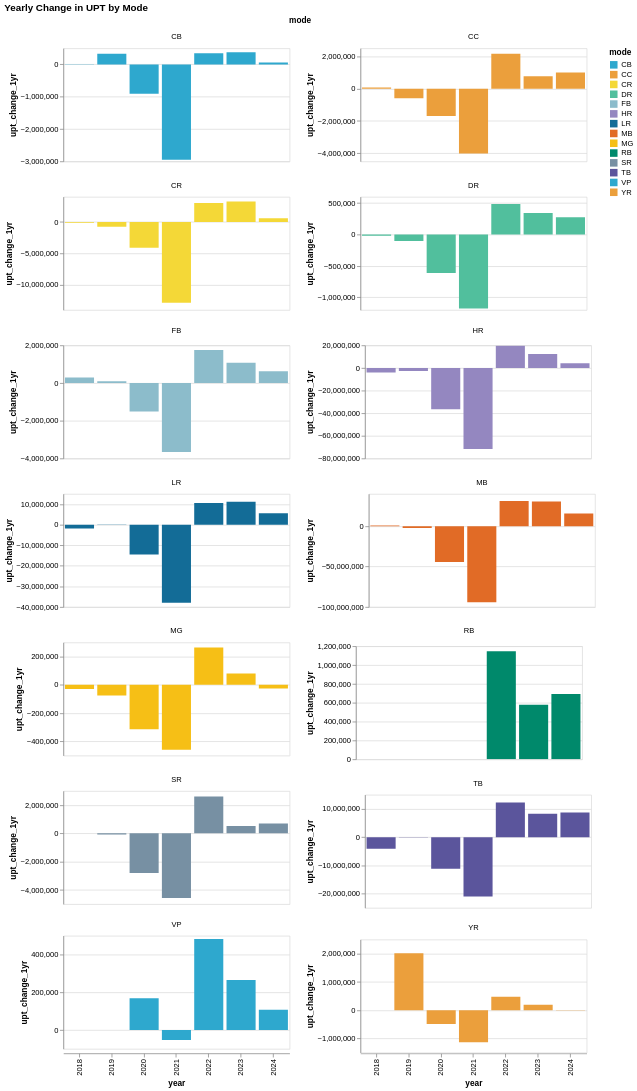

Here is the notebook cell this chart was saved with:
### Code cell
make_base_chart(
    by_mode_long2,
    x_col = "year:O",
    y_col="upt_change_1yr",
    color_col = "mode",
    tooltip_cols=["year", "upt_change_1yr", "mode", "rtpa_name"],
).mark_bar().facet(
    "mode", columns=2, title=""
).resolve_scale(y="independent").properties(title="Yearly Change in UPT by Mode")

### Figure 1 — Vega specification as saved in the notebook (floating-point values rounded to 4 significant figures)
{"$schema": "https://vega.github.io/schema/vega/v6.json", "data": [{"name": "param_1e9efca18e7a2868_store"}, {"name": "source_0", "values": [{"mode": "CB", "year": 2018, "rtpa_name": "Metropolitan Transportation Commission", "upt": 3994122, "upt_prior_year": 3987964, "upt_change_1yr": 6158, "pct_change_1_yr": 0.15, "upt_change_1yr_end": 6158.0, "upt_change_1yr_start": 0.0}, {"mode": "CC", "year": 2018, "rtpa_name": "Metropolitan Transportation Commission", "upt": 6292346, "upt_prior_year": 6224072, "upt_change_1yr": 68274, "pct_change_1_yr": 1.1, "upt_change_1yr_end": 68270.0, "upt_change_1yr_start": 0.0}, {"mode": "CR", "year": 2018, "rtpa_name": "Metropolitan Transportation Commission", "upt": 19140909, "upt_prior_year": 18648850, "upt_change_1yr": -143970, "pct_change_1_yr": 2.64, "upt_change_1yr_end": -144000.0, "upt_change_1yr_start": 0.0}, {"mode": "DR", "year": 2018, "rtpa_name": "Metropolitan Transportation Commission", "upt": 2914104, "upt_prior_year": 2934337, "upt_change_1yr": -20233, "pct_change_1_yr": -0.69, "upt_change_1yr_end": -20230.0, "upt_change_1yr_start": 0.0}, {"mode": "FB", "year": 2018, "rtpa_name": "Metropolitan Transportation Commission", "upt": 5422537, "upt_prior_year": 5132488, "upt_change_1yr": 290049, "pct_change_1_yr": 5.65, "upt_change_1yr_end": 290000.0, "upt_change_1yr_start": 0.0}, {"mode": "HR", "year": 2018, "rtpa_name": "Metropolitan Transportation Commission", "upt": 127874512, "upt_prior_year": 131810212, "upt_change_1yr": -3935700, "pct_change_1_yr": -2.99, "upt_change_1yr_end": -3936000.0, "upt_change_1yr_start": 0.0}, {"mode": "LR", "year": 2018, "rtpa_name": "Metropolitan Transportation Commission", "upt": 58340687, "upt_prior_year": 60125250, "upt_change_1yr": -1784563, "pct_change_1_yr": -2.97, "upt_change_1yr_end": -1785000.0, "upt_change_1yr_start": 0.0}, {"mode": "MB", "year": 2018, "rtpa_name": "Metropolitan Transportation Commission", "upt": 221977317, "upt_prior_year": 221000044, "upt_change_1yr": 977273, "pct_change_1_yr": 0.44, "upt_change_1yr_end": 977300.0, "upt_change_1yr_start": 0.0}, {"mode": "MG", "year": 2018, "rtpa_name": "Metropolitan Transportation Commission", "upt": 962251, "upt_prior_year": 991854, "upt_change_1yr": -29603, "pct_change_1_yr": -2.98, "upt_change_1yr_end": -29600.0, "upt_change_1yr_start": 0.0}, {"mode": "RB", "year": 2018, "rtpa_name": "Metropolitan Transportation Commission", "upt": 0, "upt_prior_year": 0, "upt_change_1yr": 0, "pct_change_1_yr": null, "upt_change_1yr_end": 0.0, "upt_change_1yr_start": 0.0}, {"mode": "SR", "year": 2018, "rtpa_name": "Metropolitan Transportation Commission", "upt": 7475775, "upt_prior_year": 7471854, "upt_change_1yr": 3921, "pct_change_1_yr": 0.05, "upt_change_1yr_end": 3921.0, "upt_change_1yr_start": 0.0}, {"mode": "TB", "year": 2018, "rtpa_name": "Metropolitan Transportation Commission", "upt": 49199803, "upt_prior_year": 53301250, "upt_change_1yr": -4101447, "pct_change_1_yr": -7.69, "upt_change_1yr_end": -4101000.0, "upt_change_1yr_start": 0.0}, {"mode": "VP", "year": 2018, "rtpa_name": "Metropolitan Transportation Commission", "upt": 0, "upt_prior_year": 0, "upt_change_1yr": 0, "pct_change_1_yr": null, "upt_change_1yr_end": 0.0, "upt_change_1yr_start": 0.0}, {"mode": "YR", "year": 2018, "rtpa_name": "Metropolitan Transportation Commission", "upt": 207580, "upt_prior_year": 0, "upt_change_1yr": 0, "pct_change_1_yr": null, "upt_change_1yr_end": 0.0, "upt_change_1yr_start": 0.0}, {"mode": "CB", "year": 2019, "rtpa_name": "Metropolitan Transportation Commission", "upt": 4321725, "upt_prior_year": 3994122, "upt_change_1yr": 327603, "pct_change_1_yr": 8.2, "upt_change_1yr_end": 327600.0, "upt_change_1yr_start": 0.0}, {"mode": "CC", "year": 2019, "rtpa_name": "Metropolitan Transportation Commission", "upt": 5703705, "upt_prior_year": 6292346, "upt_change_1yr": -588641, "pct_change_1_yr": -9.35, "upt_change_1yr_end": -588600.0, "upt_change_1yr_start": 0.0}, {"mode": "CR", "year": 2019, "rtpa_name": "Metropolitan Transportation Commission", "upt": 18379620, "upt_prior_year": 19140909, "upt_change_1yr": -761289, "pct_change_1_yr": -3.98, "upt_change_1yr_end": -761300.0, "upt_change_1yr_start": 0.0}, {"mode": "DR", "year": 2019, "rtpa_name": "Metropolitan Transportation Commission", "upt": 2873547, "upt_prior_year": 2914104, "upt_change_1yr": -103826, "pct_change_1_yr": -1.39, "upt_change_1yr_end": -103800.0, "upt_change_1yr_start": 0.0}, {"mode": "FB", "year": 2019, "rtpa_name": "Metropolitan Transportation Commission", "upt": 5519080, "upt_prior_year": 5422537, "upt_change_1yr": 96543, "pct_change_1_yr": 1.78, "upt_change_1yr_end": 96540.0, "upt_change_1yr_start": 0.0}, {"mode": "HR", "year": 2019, "rtpa_name": "Metropolitan Transportation Commission", "upt": 125105460, "upt_prior_year": 127874512, "upt_change_1yr": -2769052, "pct_change_1_yr": -2.17, "upt_change_1yr_end": -2769000.0, "upt_change_1yr_start": 0.0}, {"mode": "LR", "year": 2019, "rtpa_name": "Metropolitan Transportation Commission", "upt": 58233666, "upt_prior_year": 58340687, "upt_change_1yr": -107021, "pct_change_1_yr": -0.18, "upt_change_1yr_end": -107000.0, "upt_change_1yr_start": 0.0}, {"mode": "MB", "year": 2019, "rtpa_name": "Metropolitan Transportation Commission", "upt": 219670609, "upt_prior_year": 221977317, "upt_change_1yr": -2315604, "pct_change_1_yr": -1.04, "upt_change_1yr_end": -2316000.0, "upt_change_1yr_start": 0.0}, {"mode": "MG", "year": 2019, "rtpa_name": "Metropolitan Transportation Commission", "upt": 886515, "upt_prior_year": 962251, "upt_change_1yr": -75736, "pct_change_1_yr": -7.87, "upt_change_1yr_end": -75740.0, "upt_change_1yr_start": 0.0}, {"mode": "RB", "year": 2019, "rtpa_name": "Metropolitan Transportation Commission", "upt": 0, "upt_prior_year": 0, "upt_change_1yr": 0, "pct_change_1_yr": null, "upt_change_1yr_end": 0.0, "upt_change_1yr_start": 0.0}, {"mode": "SR", "year": 2019, "rtpa_name": "Metropolitan Transportation Commission", "upt": 7386518, "upt_prior_year": 7475775, "upt_change_1yr": -89257, "pct_change_1_yr": -1.19, "upt_change_1yr_end": -89260.0, "upt_change_1yr_start": 0.0}, {"mode": "TB", "year": 2019, "rtpa_name": "Metropolitan Transportation Commission", "upt": 49247910, "upt_prior_year": 49199803, "upt_change_1yr": 48107, "pct_change_1_yr": 0.1, "upt_change_1yr_end": 48110.0, "upt_change_1yr_start": 0.0}, {"mode": "VP", "year": 2019, "rtpa_name": "Metropolitan Transportation Commission", "upt": 251570, "upt_prior_year": 0, "upt_change_1yr": 0, "pct_change_1_yr": null, "upt_change_1yr_end": 0.0, "upt_change_1yr_start": 0.0}, {"mode": "YR", "year": 2019, "rtpa_name": "Metropolitan Transportation Commission", "upt": 2225056, "upt_prior_year": 207580, "upt_change_1yr": 2017476, "pct_change_1_yr": 971.9, "upt_change_1yr_end": 2017000.0, "upt_change_1yr_start": 0.0}, {"mode": "CB", "year": 2020, "rtpa_name": "Metropolitan Transportation Commission", "upt": 3415121, "upt_prior_year": 4321725, "upt_change_1yr": -906604, "pct_change_1_yr": -20.98, "upt_change_1yr_end": -906600.0, "upt_change_1yr_start": 0.0}, {"mode": "CC", "year": 2020, "rtpa_name": "Metropolitan Transportation Commission", "upt": 4012470, "upt_prior_year": 5703705, "upt_change_1yr": -1691235, "pct_change_1_yr": -29.65, "upt_change_1yr_end": -1691000.0, "upt_change_1yr_start": 0.0}, {"mode": "CR", "year": 2020, "rtpa_name": "Metropolitan Transportation Commission", "upt": 14259819, "upt_prior_year": 18379620, "upt_change_1yr": -4119801, "pct_change_1_yr": -22.42, "upt_change_1yr_end": -4120000.0, "upt_change_1yr_start": 0.0}, {"mode": "DR", "year": 2020, "rtpa_name": "Metropolitan Transportation Commission", "upt": 2258863, "upt_prior_year": 2873547, "upt_change_1yr": -614785, "pct_change_1_yr": -21.39, "upt_change_1yr_end": -614800.0, "upt_change_1yr_start": 0.0}, {"mode": "FB", "year": 2020, "rtpa_name": "Metropolitan Transportation Commission", "upt": 4011364, "upt_prior_year": 5519080, "upt_change_1yr": -1507716, "pct_change_1_yr": -27.32, "upt_change_1yr_end": -1508000.0, "upt_change_1yr_start": 0.0}, {"mode": "HR", "year": 2020, "rtpa_name": "Metropolitan Transportation Commission", "upt": 88698878, "upt_prior_year": 125105460, "upt_change_1yr": -36406582, "pct_change_1_yr": -29.1, "upt_change_1yr_end": -36410000.0, "upt_change_1yr_start": 0.0}, {"mode": "LR", "year": 2020, "rtpa_name": "Metropolitan Transportation Commission", "upt": 43700994, "upt_prior_year": 58233666, "upt_change_1yr": -14532672, "pct_change_1_yr": -24.96, "upt_change_1yr_end": -14530000.0, "upt_change_1yr_start": 0.0}, {"mode": "MB", "year": 2020, "rtpa_name": "Metropolitan Transportation Commission", "upt": 175385728, "upt_prior_year": 219670609, "upt_change_1yr": -44284881, "pct_change_1_yr": -20.16, "upt_change_1yr_end": -44280000.0, "upt_change_1yr_start": 0.0}, {"mode": "MG", "year": 2020, "rtpa_name": "Metropolitan Transportation Commission", "upt": 573123, "upt_prior_year": 886515, "upt_change_1yr": -313392, "pct_change_1_yr": -35.35, "upt_change_1yr_end": -313400.0, "upt_change_1yr_start": 0.0}, {"mode": "RB", "year": 2020, "rtpa_name": "Metropolitan Transportation Commission", "upt": 0, "upt_prior_year": 0, "upt_change_1yr": 0, "pct_change_1_yr": null, "upt_change_1yr_end": 0.0, "upt_change_1yr_start": 0.0}, {"mode": "SR", "year": 2020, "rtpa_name": "Metropolitan Transportation Commission", "upt": 4580227, "upt_prior_year": 7386518, "upt_change_1yr": -2806291, "pct_change_1_yr": -37.99, "upt_change_1yr_end": -2806000.0, "upt_change_1yr_start": 0.0}, {"mode": "TB", "year": 2020, "rtpa_name": "Metropolitan Transportation Commission", "upt": 38098301, "upt_prior_year": 49247910, "upt_change_1yr": -11149609, "pct_change_1_yr": -22.64, "upt_change_1yr_end": -11150000.0, "upt_change_1yr_start": 0.0}, {"mode": "VP", "year": 2020, "rtpa_name": "Metropolitan Transportation Commission", "upt": 419614, "upt_prior_year": 251570, "upt_change_1yr": 168044, "pct_change_1_yr": 66.8, "upt_change_1yr_end": 168000.0, "upt_change_1yr_start": 0.0}, {"mode": "YR", "year": 2020, "rtpa_name": "Metropolitan Transportation Commission", "upt": 1734970, "upt_prior_year": 2225056, "upt_change_1yr": -490086, "pct_change_1_yr": -22.03, "upt_change_1yr_end": -490100.0, "upt_change_1yr_start": 0.0}, {"mode": "CB", "year": 2021, "rtpa_name": "Metropolitan Transportation Commission", "upt": 464816, "upt_prior_year": 3415121, "upt_change_1yr": -2950305, "pct_change_1_yr": -86.39, "upt_change_1yr_end": -2950000.0, "upt_change_1yr_start": 0.0}, {"mode": "CC", "year": 2021, "rtpa_name": "Metropolitan Transportation Commission", "upt": 0, "upt_prior_year": 4012470, "upt_change_1yr": -4012470, "pct_change_1_yr": -100.0, "upt_change_1yr_end": -4012000.0, "upt_change_1yr_start": 0.0}, {"mode": "CR", "year": 2021, "rtpa_name": "Metropolitan Transportation Commission", "upt": 1385933, "upt_prior_year": 14259819, "upt_change_1yr": -12873886, "pct_change_1_yr": -90.28, "upt_change_1yr_end": -12870000.0, "upt_change_1yr_start": 0.0}, {"mode": "DR", "year": 2021, "rtpa_name": "Metropolitan Transportation Commission", "upt": 997032, "upt_prior_year": 2258863, "upt_change_1yr": -1179035, "pct_change_1_yr": -55.86, "upt_change_1yr_end": -1179000.0, "upt_change_1yr_start": 0.0}, {"mode": "FB", "year": 2021, "rtpa_name": "Metropolitan Transportation Commission", "upt": 354359, "upt_prior_year": 4011364, "upt_change_1yr": -3657005, "pct_change_1_yr": -91.17, "upt_change_1yr_end": -3657000.0, "upt_change_1yr_start": 0.0}, {"mode": "HR", "year": 2021, "rtpa_name": "Metropolitan Transportation Commission", "upt": 17125273, "upt_prior_year": 88698878, "upt_change_1yr": -71573605, "pct_change_1_yr": -80.69, "upt_change_1yr_end": -71570000.0, "upt_change_1yr_start": 0.0}, {"mode": "LR", "year": 2021, "rtpa_name": "Metropolitan Transportation Commission", "upt": 5764048, "upt_prior_year": 43700994, "upt_change_1yr": -37936946, "pct_change_1_yr": -86.81, "upt_change_1yr_end": -37940000.0, "upt_change_1yr_start": 0.0}, {"mode": "MB", "year": 2021, "rtpa_name": "Metropolitan Transportation Commission", "upt": 80746912, "upt_prior_year": 175385728, "upt_change_1yr": -94263628, "pct_change_1_yr": -53.96, "upt_change_1yr_end": -94260000.0, "upt_change_1yr_start": 0.0}, {"mode": "MG", "year": 2021, "rtpa_name": "Metropolitan Transportation Commission", "upt": 112981, "upt_prior_year": 573123, "upt_change_1yr": -460142, "pct_change_1_yr": -80.29, "upt_change_1yr_end": -460100.0, "upt_change_1yr_start": 0.0}, {"mode": "RB", "year": 2021, "rtpa_name": "Metropolitan Transportation Commission", "upt": 2379425, "upt_prior_year": 0, "upt_change_1yr": 0, "pct_change_1_yr": null, "upt_change_1yr_end": 0.0, "upt_change_1yr_start": 0.0}, {"mode": "SR", "year": 2021, "rtpa_name": "Metropolitan Transportation Commission", "upt": 0, "upt_prior_year": 4580227, "upt_change_1yr": -4580227, "pct_change_1_yr": -100.0, "upt_change_1yr_end": -4580000.0, "upt_change_1yr_start": 0.0}, {"mode": "TB", "year": 2021, "rtpa_name": "Metropolitan Transportation Commission", "upt": 17107393, "upt_prior_year": 38098301, "upt_change_1yr": -20990908, "pct_change_1_yr": -55.1, "upt_change_1yr_end": -20990000.0, "upt_change_1yr_start": 0.0}, {"mode": "VP", "year": 2021, "rtpa_name": "Metropolitan Transportation Commission", "upt": 365827, "upt_prior_year": 419614, "upt_change_1yr": -53787, "pct_change_1_yr": -12.82, "upt_change_1yr_end": -53790.0, "upt_change_1yr_start": 0.0}, {"mode": "YR", "year": 2021, "rtpa_name": "Metropolitan Transportation Commission", "upt": 601424, "upt_prior_year": 1734970, "upt_change_1yr": -1133546, "pct_change_1_yr": -65.34, "upt_change_1yr_end": -1134000.0, "upt_change_1yr_start": 0.0}, {"mode": "CB", "year": 2022, "rtpa_name": "Metropolitan Transportation Commission", "upt": 810285, "upt_prior_year": 464816, "upt_change_1yr": 345469, "pct_change_1_yr": 74.32, "upt_change_1yr_end": 345500.0, "upt_change_1yr_start": 0.0}, {"mode": "CC", "year": 2022, "rtpa_name": "Metropolitan Transportation Commission", "upt": 2154157, "upt_prior_year": 0, "upt_change_1yr": 2154157, "pct_change_1_yr": null, "upt_change_1yr_end": 2154000.0, "upt_change_1yr_start": 0.0}, {"mode": "CR", "year": 2022, "rtpa_name": "Metropolitan Transportation Commission", "upt": 4409157, "upt_prior_year": 1385933, "upt_change_1yr": 3023224, "pct_change_1_yr": 218.1, "upt_change_1yr_end": 3023000.0, "upt_change_1yr_start": 0.0}, {"mode": "DR", "year": 2022, "rtpa_name": "Metropolitan Transportation Commission", "upt": 1467828, "upt_prior_year": 997032, "upt_change_1yr": 485756, "pct_change_1_yr": 47.22, "upt_change_1yr_end": 485800.0, "upt_change_1yr_start": 0.0}, {"mode": "FB", "year": 2022, "rtpa_name": "Metropolitan Transportation Commission", "upt": 2102905, "upt_prior_year": 354359, "upt_change_1yr": 1748546, "pct_change_1_yr": 493.4, "upt_change_1yr_end": 1749000.0, "upt_change_1yr_start": 0.0}, {"mode": "HR", "year": 2022, "rtpa_name": "Metropolitan Transportation Commission", "upt": 36774619, "upt_prior_year": 17125273, "upt_change_1yr": 19649346, "pct_change_1_yr": 114.7, "upt_change_1yr_end": 19650000.0, "upt_change_1yr_start": 0.0}, {"mode": "LR", "year": 2022, "rtpa_name": "Metropolitan Transportation Commission", "upt": 16294143, "upt_prior_year": 5764048, "upt_change_1yr": 10530095, "pct_change_1_yr": 182.7, "upt_change_1yr_end": 10530000.0, "upt_change_1yr_start": 0.0}, {"mode": "MB", "year": 2022, "rtpa_name": "Metropolitan Transportation Commission", "upt": 111981469, "upt_prior_year": 80746912, "upt_change_1yr": 31234557, "pct_change_1_yr": 38.68, "upt_change_1yr_end": 31230000.0, "upt_change_1yr_start": 0.0}, {"mode": "MG", "year": 2022, "rtpa_name": "Metropolitan Transportation Commission", "upt": 377608, "upt_prior_year": 112981, "upt_change_1yr": 264627, "pct_change_1_yr": 234.2, "upt_change_1yr_end": 264600.0, "upt_change_1yr_start": 0.0}, {"mode": "RB", "year": 2022, "rtpa_name": "Metropolitan Transportation Commission", "upt": 3526675, "upt_prior_year": 2379425, "upt_change_1yr": 1147250, "pct_change_1_yr": 48.22, "upt_change_1yr_end": 1147000.0, "upt_change_1yr_start": 0.0}, {"mode": "SR", "year": 2022, "rtpa_name": "Metropolitan Transportation Commission", "upt": 2611080, "upt_prior_year": 0, "upt_change_1yr": 2611080, "pct_change_1_yr": null, "upt_change_1yr_end": 2611000.0, "upt_change_1yr_start": 0.0}, {"mode": "TB", "year": 2022, "rtpa_name": "Metropolitan Transportation Commission", "upt": 29389681, "upt_prior_year": 17107393, "upt_change_1yr": 12282288, "pct_change_1_yr": 71.8, "upt_change_1yr_end": 12280000.0, "upt_change_1yr_start": 0.0}, {"mode": "VP", "year": 2022, "rtpa_name": "Metropolitan Transportation Commission", "upt": 848736, "upt_prior_year": 365827, "upt_change_1yr": 482909, "pct_change_1_yr": 132.0, "upt_change_1yr_end": 482900.0, "upt_change_1yr_start": 0.0}, {"mode": "YR", "year": 2022, "rtpa_name": "Metropolitan Transportation Commission", "upt": 1071845, "upt_prior_year": 601424, "upt_change_1yr": 470421, "pct_change_1_yr": 78.22, "upt_change_1yr_end": 470400.0, "upt_change_1yr_start": 0.0}, {"mode": "CB", "year": 2023, "rtpa_name": "Metropolitan Transportation Commission", "upt": 1184919, "upt_prior_year": 810285, "upt_change_1yr": 374634, "pct_change_1_yr": 46.23, "upt_change_1yr_end": 374600.0, "upt_change_1yr_start": 0.0}, {"mode": "CC", "year": 2023, "rtpa_name": "Metropolitan Transportation Commission", "upt": 2926495, "upt_prior_year": 2154157, "upt_change_1yr": 772338, "pct_change_1_yr": 35.85, "upt_change_1yr_end": 772300.0, "upt_change_1yr_start": 0.0}, {"mode": "CR", "year": 2023, "rtpa_name": "Metropolitan Transportation Commission", "upt": 7652215, "upt_prior_year": 4409157, "upt_change_1yr": 3243058, "pct_change_1_yr": 73.55, "upt_change_1yr_end": 3243000.0, "upt_change_1yr_start": 0.0}, {"mode": "DR", "year": 2023, "rtpa_name": "Metropolitan Transportation Commission", "upt": 1809600, "upt_prior_year": 1467828, "upt_change_1yr": 341772, "pct_change_1_yr": 23.28, "upt_change_1yr_end": 341800.0, "upt_change_1yr_start": 0.0}, {"mode": "FB", "year": 2023, "rtpa_name": "Metropolitan Transportation Commission", "upt": 3180328, "upt_prior_year": 2102905, "upt_change_1yr": 1077423, "pct_change_1_yr": 51.23, "upt_change_1yr_end": 1077000.0, "upt_change_1yr_start": 0.0}, {"mode": "HR", "year": 2023, "rtpa_name": "Metropolitan Transportation Commission", "upt": 49043322, "upt_prior_year": 36774619, "upt_change_1yr": 12268703, "pct_change_1_yr": 33.36, "upt_change_1yr_end": 12270000.0, "upt_change_1yr_start": 0.0}, {"mode": "LR", "year": 2023, "rtpa_name": "Metropolitan Transportation Commission", "upt": 27429117, "upt_prior_year": 16294143, "upt_change_1yr": 11134974, "pct_change_1_yr": 68.34, "upt_change_1yr_end": 11130000.0, "upt_change_1yr_start": 0.0}, {"mode": "MB", "year": 2023, "rtpa_name": "Metropolitan Transportation Commission", "upt": 142687321, "upt_prior_year": 111981469, "upt_change_1yr": 30705852, "pct_change_1_yr": 27.42, "upt_change_1yr_end": 30710000.0, "upt_change_1yr_start": 0.0}, {"mode": "MG", "year": 2023, "rtpa_name": "Metropolitan Transportation Commission", "upt": 457366, "upt_prior_year": 377608, "upt_change_1yr": 79758, "pct_change_1_yr": 21.12, "upt_change_1yr_end": 79760.0, "upt_change_1yr_start": 0.0}, {"mode": "RB", "year": 2023, "rtpa_name": "Metropolitan Transportation Commission", "upt": 4106130, "upt_prior_year": 3526675, "upt_change_1yr": 579455, "pct_change_1_yr": 16.43, "upt_change_1yr_end": 579500.0, "upt_change_1yr_start": 0.0}, {"mode": "SR", "year": 2023, "rtpa_name": "Metropolitan Transportation Commission", "upt": 3136144, "upt_prior_year": 2611080, "upt_change_1yr": 525064, "pct_change_1_yr": 20.11, "upt_change_1yr_end": 525100.0, "upt_change_1yr_start": 0.0}, {"mode": "TB", "year": 2023, "rtpa_name": "Metropolitan Transportation Commission", "upt": 37694490, "upt_prior_year": 29389681, "upt_change_1yr": 8304809, "pct_change_1_yr": 28.26, "upt_change_1yr_end": 8305000.0, "upt_change_1yr_start": 0.0}, {"mode": "VP", "year": 2023, "rtpa_name": "Metropolitan Transportation Commission", "upt": 1113315, "upt_prior_year": 848736, "upt_change_1yr": 264579, "pct_change_1_yr": 31.17, "upt_change_1yr_end": 264600.0, "upt_change_1yr_start": 0.0}, {"mode": "YR", "year": 2023, "rtpa_name": "Metropolitan Transportation Commission", "upt": 1263714, "upt_prior_year": 1071845, "upt_change_1yr": 191869, "pct_change_1_yr": 17.9, "upt_change_1yr_end": 191900.0, "upt_change_1yr_start": 0.0}, {"mode": "CB", "year": 2024, "rtpa_name": "Metropolitan Transportation Commission", "upt": 1235412, "upt_prior_year": 1184919, "upt_change_1yr": 57646, "pct_change_1_yr": 4.26, "upt_change_1yr_end": 57650.0, "upt_change_1yr_start": 0.0}, {"mode": "CC", "year": 2024, "rtpa_name": "Metropolitan Transportation Commission", "upt": 3925803, "upt_prior_year": 2926495, "upt_change_1yr": 999308, "pct_change_1_yr": 34.15, "upt_change_1yr_end": 999300.0, "upt_change_1yr_start": 0.0}, {"mode": "CR", "year": 2024, "rtpa_name": "Metropolitan Transportation Commission", "upt": 8255275, "upt_prior_year": 7652215, "upt_change_1yr": 603060, "pct_change_1_yr": 7.88, "upt_change_1yr_end": 603100.0, "upt_change_1yr_start": 0.0}, {"mode": "DR", "year": 2024, "rtpa_name": "Metropolitan Transportation Commission", "upt": 2088194, "upt_prior_year": 1809600, "upt_change_1yr": 275042, "pct_change_1_yr": 15.4, "upt_change_1yr_end": 275000.0, "upt_change_1yr_start": 0.0}, {"mode": "FB", "year": 2024, "rtpa_name": "Metropolitan Transportation Commission", "upt": 3809735, "upt_prior_year": 3180328, "upt_change_1yr": 629407, "pct_change_1_yr": 19.79, "upt_change_1yr_end": 629400.0, "upt_change_1yr_start": 0.0}, {"mode": "HR", "year": 2024, "rtpa_name": "Metropolitan Transportation Commission", "upt": 53222212, "upt_prior_year": 49043322, "upt_change_1yr": 4178890, "pct_change_1_yr": 8.52, "upt_change_1yr_end": 4179000.0, "upt_change_1yr_start": 0.0}, {"mode": "LR", "year": 2024, "rtpa_name": "Metropolitan Transportation Commission", "upt": 32953692, "upt_prior_year": 27429117, "upt_change_1yr": 5524575, "pct_change_1_yr": 20.14, "upt_change_1yr_end": 5525000.0, "upt_change_1yr_start": 0.0}, {"mode": "MB", "year": 2024, "rtpa_name": "Metropolitan Transportation Commission", "upt": 158376484, "upt_prior_year": 142687321, "upt_change_1yr": 15690966, "pct_change_1_yr": 11.0, "upt_change_1yr_end": 15690000.0, "upt_change_1yr_start": 0.0}, {"mode": "MG", "year": 2024, "rtpa_name": "Metropolitan Transportation Commission", "upt": 432021, "upt_prior_year": 457366, "upt_change_1yr": -25345, "pct_change_1_yr": -5.54, "upt_change_1yr_end": -25340.0, "upt_change_1yr_start": 0.0}, {"mode": "RB", "year": 2024, "rtpa_name": "Metropolitan Transportation Commission", "upt": 4798970, "upt_prior_year": 4106130, "upt_change_1yr": 692840, "pct_change_1_yr": 16.87, "upt_change_1yr_end": 692800.0, "upt_change_1yr_start": 0.0}, {"mode": "SR", "year": 2024, "rtpa_name": "Metropolitan Transportation Commission", "upt": 3828113, "upt_prior_year": 3136144, "upt_change_1yr": 691969, "pct_change_1_yr": 22.06, "upt_change_1yr_end": 692000.0, "upt_change_1yr_start": 0.0}, {"mode": "TB", "year": 2024, "rtpa_name": "Metropolitan Transportation Commission", "upt": 46447945, "upt_prior_year": 37694490, "upt_change_1yr": 8753455, "pct_change_1_yr": 23.22, "upt_change_1yr_end": 8753000.0, "upt_change_1yr_start": 0.0}, {"mode": "VP", "year": 2024, "rtpa_name": "Metropolitan Transportation Commission", "upt": 1220897, "upt_prior_year": 1113315, "upt_change_1yr": 107582, "pct_change_1_yr": 9.66, "upt_change_1yr_end": 107600.0, "upt_change_1yr_start": 0.0}, {"mode": "YR", "year": 2024, "rtpa_name": "Metropolitan Transportation Commission", "upt": 1273133, "upt_prior_year": 1263714, "upt_change_1yr": 9419, "pct_change_1_yr": 0.75, "upt_change_1yr_end": 9419.0, "upt_change_1yr_start": 0.0}]}, {"name": "facet_domain", "values": [{"mode": "CB", "count": 7}, {"mode": "CC", "count": 7}, {"mode": "CR", "count": 7}, {"mode": "DR", "count": 7}, {"mode": "FB", "count": 7}, {"mode": "HR", "count": 7}, {"mode": "LR", "count": 7}, {"mode": "MB", "count": 7}, {"mode": "MG", "count": 7}, {"mode": "RB", "count": 7}, {"mode": "SR", "count": 7}, {"mode": "TB", "count": 7}, {"mode": "VP", "count": 7}, {"mode": "YR", "count": 7}]}, {"name": "facet_domain_column", "transform": [{"type": "sequence", "start": 0.0, "stop": {"signal": "min(length(data(\"facet_domain\")), 2)"}}]}, {"name": "source_0_x_domain_year", "values": [{"year": 2018}, {"year": 2019}, {"year": 2020}, {"year": 2021}, {"year": 2022}, {"year": 2023}, {"year": 2024}]}, {"name": "source_0_color_domain_mode", "values": [{"mode": "CB"}, {"mode": "CC"}, {"mode": "CR"}, {"mode": "DR"}, {"mode": "FB"}, {"mode": "HR"}, {"mode": "LR"}, {"mode": "MB"}, {"mode": "MG"}, {"mode": "RB"}, {"mode": "SR"}, {"mode": "TB"}, {"mode": "VP"}, {"mode": "YR"}]}], "signals": [{"name": "view_6c3ece92afcc83e5_0_width", "value": 300}, {"name": "view_6c3ece92afcc83e5_0_height", "value": 150}, {"name": "unit", "value": {}, "on": [{"events": "pointermove", "update": "isTuple(group()) ? group() : unit"}]}, {"name": "param_1e9efca18e7a2868", "update": "{\"upt_change_1yr\": param_1e9efca18e7a2868_upt_change_1yr}"}, {"name": "param_1e9efca18e7a2868_upt_change_1yr"}], "marks": [{"type": "group", "name": "facet-title", "title": {"text": "mode", "style": "guide-title", "offset": 10}, "role": "column-title"}, {"type": "group", "name": "column_footer", "from": {"data": "facet_domain_column"}, "encode": {"update": {"width": {"signal": "view_6c3ece92afcc83e5_0_width"}}}, "axes": [{"scale": "x", "labelBaseline": "middle", "labelAlign": "right", "zindex": 0, "orient": "bottom", "grid": false, "title": "year", "labelAngle": 270}], "role": "column-footer"}, {"type": "group", "name": "cell", "from": {"facet": {"data": "source_0", "name": "facet", "groupby": ["mode"]}}, "sort": {"field": ["datum[\"mode\"]"], "order": ["ascending"]}, "encode": {"update": {"height": {"signal": "view_6c3ece92afcc83e5_0_height"}, "width": {"signal": "view_6c3ece92afcc83e5_0_width"}}}, "signals": [{"name": "facet", "value": {}, "on": [{"events": [{"source": "scope", "type": "pointermove"}], "update": "isTuple(facet) ? facet : group(\"cell\").datum"}]}, {"name": "param_1e9efca18e7a2868_year", "on": [{"events": [{"source": "view", "type": "dblclick"}], "update": "null"}, {"events": {"signal": "param_1e9efca18e7a2868_translate_delta"}, "update": "panLinear(param_1e9efca18e7a2868_translate_anchor.extent_x, -param_1e9efca18e7a2868_translate_delta.x / view_6c3ece92afcc83e5_0_width)"}, {"events": {"signal": "param_1e9efca18e7a2868_zoom_delta"}, "update": "zoomLinear(domain(\"x\"), param_1e9efca18e7a2868_zoom_anchor.x, param_1e9efca18e7a2868_zoom_delta)"}]}, {"name": "param_1e9efca18e7a2868_upt_change_1yr", "on": [{"events": [{"source": "view", "type": "dblclick"}], "update": "null"}, {"events": {"signal": "param_1e9efca18e7a2868_translate_delta"}, "update": "panLinear(param_1e9efca18e7a2868_translate_anchor.extent_y, param_1e9efca18e7a2868_translate_delta.y / view_6c3ece92afcc83e5_0_height)"}, {"events": {"signal": "param_1e9efca18e7a2868_zoom_delta"}, "update": "zoomLinear(domain(\"view_6c3ece92afcc83e5_0_y\"), param_1e9efca18e7a2868_zoom_anchor.y, param_1e9efca18e7a2868_zoom_delta)"}], "push": "outer"}, {"name": "param_1e9efca18e7a2868_tuple", "on": [{"events": [{"signal": "param_1e9efca18e7a2868_year || param_1e9efca18e7a2868_upt_change_1yr"}], "update": "param_1e9efca18e7a2868_year && param_1e9efca18e7a2868_upt_change_1yr ? {unit: \"view_6c3ece92afcc83e5_0\" + '__facet_facet_' + (facet[\"mode\"]), fields: param_1e9efca18e7a2868_tuple_fields, values: [param_1e9efca18e7a2868_year,param_1e9efca18e7a2868_upt_change_1yr]} : null"}]}, {"name": "param_1e9efca18e7a2868_tuple_fields", "value": [{"field": "year", "channel": "x", "type": "E"}, {"field": "upt_change_1yr", "channel": "y", "type": "R"}]}, {"name": "param_1e9efca18e7a2868_translate_anchor", "value": {}, "on": [{"events": [{"source": "scope", "type": "pointerdown"}], "update": "{x: x(unit), y: y(unit), extent_x: domain(\"x\"), extent_y: domain(\"view_6c3ece92afcc83e5_0_y\")}"}]}, {"name": "param_1e9efca18e7a2868_translate_delta", "value": {}, "on": [{"events": [{"source": "window", "between": [{"source": "scope", "type": "pointerdown"}, {"source": "window", "type": "pointerup"}], "consume": true, "type": "pointermove"}], "update": "{x: param_1e9efca18e7a2868_translate_anchor.x - x(unit), y: param_1e9efca18e7a2868_translate_anchor.y - y(unit)}"}]}, {"name": "param_1e9efca18e7a2868_zoom_anchor", "on": [{"events": [{"source": "scope", "type": "wheel", "consume": true}], "update": "{x: invert(\"x\", x(unit)), y: invert(\"view_6c3ece92afcc83e5_0_y\", y(unit))}"}]}, {"name": "param_1e9efca18e7a2868_zoom_delta", "on": [{"events": [{"source": "scope", "consume": true, "type": "wheel"}], "update": "pow(1.001, event.deltaY * pow(16, event.deltaMode))", "force": true}]}, {"name": "param_1e9efca18e7a2868_modify", "on": [{"events": {"signal": "param_1e9efca18e7a2868_tuple"}, "update": "modify(\"param_1e9efca18e7a2868_store\", param_1e9efca18e7a2868_tuple, true)"}]}], "marks": [{"type": "rect", "name": "view_6c3ece92afcc83e5_0_marks", "from": {"data": "facet"}, "encode": {"update": {"fill": {"field": "mode", "scale": "color"}, "y2": {"field": "upt_change_1yr_start", "scale": "view_6c3ece92afcc83e5_0_y"}, "tooltip": {"signal": "{\"year\": format(datum[\"year\"], \"\"), \"upt_change_1yr\": format(datum[\"upt_change_1yr\"], \"\"), \"mode\": isValid(datum[\"mode\"]) ? isArray(datum[\"mode\"]) ? join(datum[\"mode\"], '\\n') : datum[\"mode\"] : \"\"+datum[\"mode\"], \"rtpa_name\": isValid(datum[\"rtpa_name\"]) ? isArray(datum[\"rtpa_name\"]) ? join(datum[\"rtpa_name\"], '\\n') : datum[\"rtpa_name\"] : \"\"+datum[\"rtpa_name\"]}"}, "y": {"field": "upt_change_1yr_end", "scale": "view_6c3ece92afcc83e5_0_y"}, "width": {"signal": "max(0.25, bandwidth('x'))"}, "x": {"field": "year", "scale": "x"}}}, "clip": true, "style": ["bar"], "interactive": true}], "scales": [{"name": "view_6c3ece92afcc83e5_0_y", "type": "linear", "domain": {"data": "facet", "fields": ["upt_change_1yr_start", "upt_change_1yr_end"]}, "range": [{"signal": "view_6c3ece92afcc83e5_0_height"}, 0], "zero": true, "domainRaw": {"signal": "param_1e9efca18e7a2868[\"upt_change_1yr\"]"}, "nice": true}], "axes": [{"scale": "view_6c3ece92afcc83e5_0_y", "grid": true, "orient": "left", "tickCount": {"signal": "ceil(view_6c3ece92afcc83e5_0_height/40)"}, "domain": false, "labels": false, "aria": false, "maxExtent": 0, "ticks": false, "zindex": 0, "gridScale": "x", "minExtent": 0}, {"scale": "view_6c3ece92afcc83e5_0_y", "zindex": 0, "orient": "left", "grid": false, "tickCount": {"signal": "ceil(view_6c3ece92afcc83e5_0_height/40)"}, "labelOverlap": true, "title": "upt_change_1yr"}], "title": {"text": {"signal": "isValid(parent[\"mode\"]) ? parent[\"mode\"] : \"\"+parent[\"mode\"]"}, "style": "guide-label", "offset": 10, "frame": "group"}, "style": "cell"}], "scales": [{"name": "x", "type": "band", "domain": {"data": "source_0_x_domain_year", "field": "year", "sort": true}, "range": [0, {"signal": "view_6c3ece92afcc83e5_0_width"}], "paddingInner": 0.1, "paddingOuter": 0.05}, {"name": "color", "type": "ordinal", "domain": {"data": "source_0_color_domain_mode", "field": "mode", "sort": true}, "range": ["#2EA8CE", "#EB9F3C", "#F4D837", "#51BF9D", "#8CBCCB", "#9487C0", "#136C97", "#E16B26", "#F6BF16", "#00896B", "#7790A3", "#5B559C"]}], "title": {"text": "Yearly Change in UPT by Mode", "anchor": "start"}, "background": "white", "layout": {"padding": 20, "bounds": "full", "align": "none", "columns": 2}, "legends": [{"fill": "color", "symbolType": "square", "title": "mode"}], "padding": 5}
